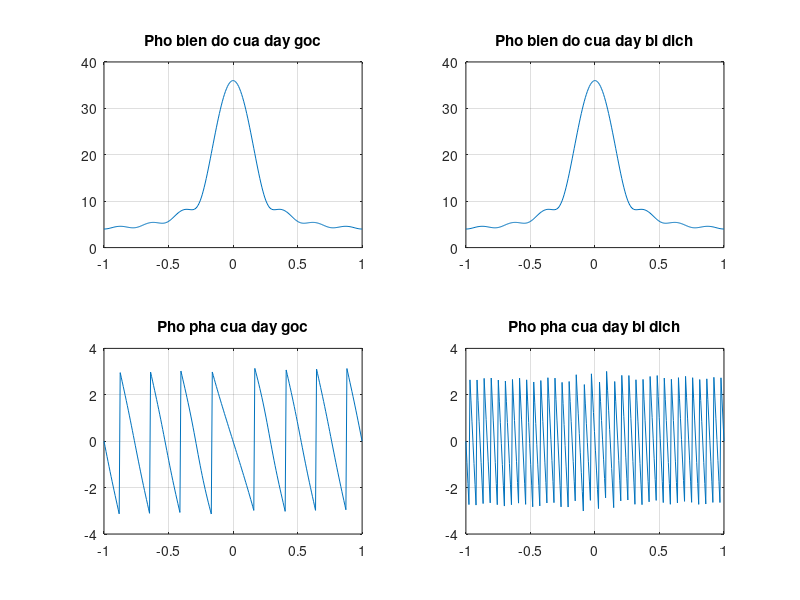

Source code (MATLAB):
clf;
clc;
w=-pi:2*pi/255:pi; wo=0.49*pi; D=28;
x=[0 1 2 3 4 5 6 7 8];
h1=freqz(x,1,w);
h2=freqz([zeros(1,D) x],1,w);
subplot(2,2,1);
plot(w/pi,abs(h1)); grid;
title('Pho bien do cua day goc');
subplot(2,2,2);
plot(w/pi,abs(h2)); grid;
title('Pho bien do cua day bi dich');
subplot(2,2,3);
plot(w/pi,angle(h1)); grid;
title('Pho pha cua day goc');
subplot(2,2,4);
plot(w/pi,angle(h2)); grid;
title('Pho pha cua day bi dich');
